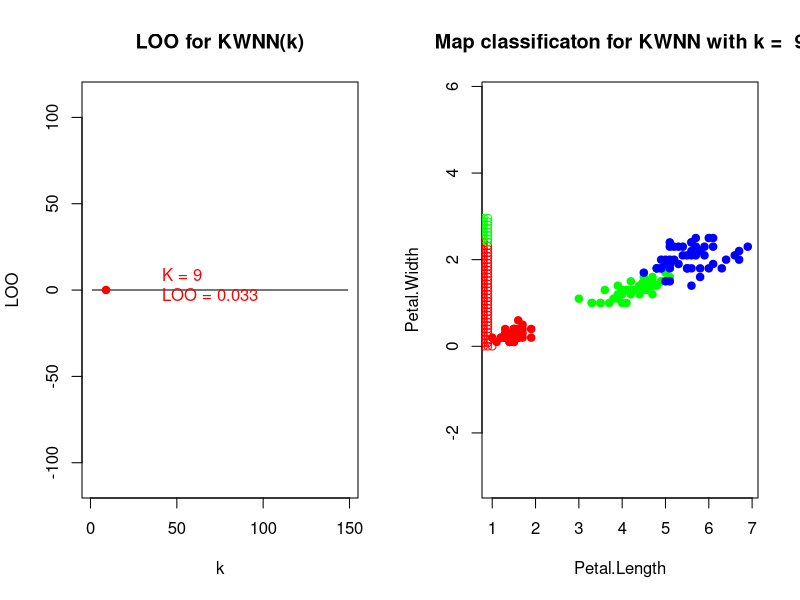

Recreate this plot in R. (Note: a time limit stopped this script after it produced the figure.)
euclideanDistance <- function(u, v)
{
  sqrt(sum(u - v)^2)
}

weightsKWNN = function(i, k)
{
  (k + 1 - i) / k
}

sortObjectByDist <- function(xl, z, metricFunction = euclideanDistance)
{
  l <- dim(xl)[1]
  n <- dim(xl)[2] - 1
  distances <- rep(0, l)
  for (i in 1:l)
  {
    distances[i] <- c(metricFunction(xl[i, 1:n], z))
  }
  orderedXl <- xl[order(distances), ]
  return (orderedXl)
}

kwnn <- function(xl, z, k,orderedXl)
{
  
  n <- dim(orderedXl)[2] - 1
  weights = rep(0,3)
  names(weights) <- c("setosa", "versicolor", "virginica")
  classes <- orderedXl[1:k, n+1]
  
  for(i in 1:k)
  {
    weights[classes[i]]<-weightsKWNN(i,k)+weights[classes[i]];
  }
  class <- names(which.max(weights))
  return (class)
}

LOO = function(xl,class) {
  n = dim(xl)[1]
  loo = rep(0, n-1)
  
  for(i in 1:(n)){
    X=xl[-i, 1:3]
    u=xl[i, 1:2]
    orderedXl <- sortObjectByDist(X, u)
    
    for(k in 1:(n-1)){
      test=kwnn(X,u,k,orderedXl)
      if(colors[test] != colors[class[i]]){
        loo[k] = loo[k]+1;
      }    
    } 
  }
  loo = loo / n
  x = 1:(length(loo))
  y = loo
  plot(x, y,main ="LOO for KWNN(k)", xlab="k", ylab="LOO", type = "l",asp = 1)
  
  min=which.min(loo)
  lOOmin=round(loo[min],3)
  
  points(min, loo[min], pch = 21, col = "red",bg = "red")
  label = paste("   K = ", min, "\n", "   LOO = ", lOOmin, sep = "")
  xmin=3*min
  text(xmin, lOOmin, labels = label, pos=4, col = "red")
  map(min)
}

map = function(k){
  text <- paste("Map classificaton for KWNN with k = ", k)
  plot(iris[, 3:4],main=text, pch = 21, bg = colors[xl$Species], col = colors[xl$Species],asp=1)
  
  for(i in seq(0, 7, 0.1)){
    for(j in seq(0,3,0.08)){
      z <- c(i, j)
      orderedXl <- sortObjectByDist(xl, z)
      class <- kwnn(xl, z,k,orderedXl)
      points(z[1], z[2], pch = 1, bg = colors[class],col=colors[class])
      
    }
  }
}
par(mfrow = c(1, 2))
colors <- c("setosa" = "red", "versicolor" = "green", "virginica" = "blue")
xl <- iris[, 3:5] 
class <- iris[, 5]
LOO(xl,class)
